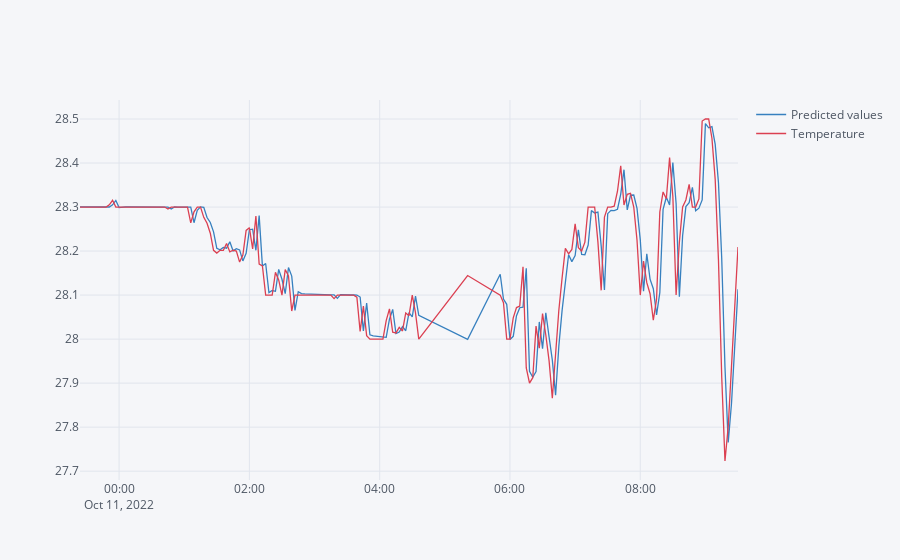
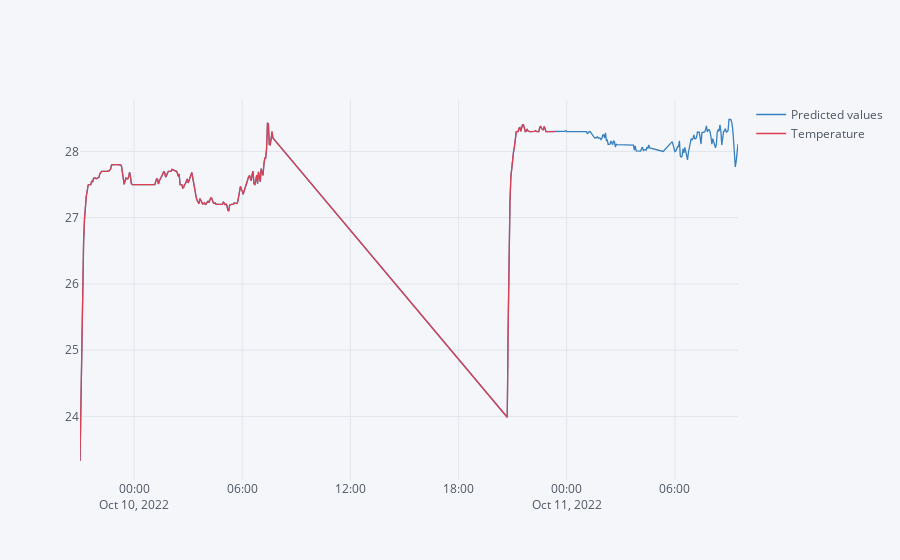

The notebook cell saved with these charts, in order:
### Code cell
# evaluate an ARIMA model using a walk-forward validation
from pandas import read_csv
from pandas import datetime
from matplotlib import pyplot
from statsmodels.tsa.arima.model import ARIMA
from sklearn.metrics import mean_squared_error
from math import sqrt
# load dataset
def parser(x):
	return datetime.fromisoformat(x[:-1]).astimezone(timezone.utc).strftime('%Y-%m-%d %H:%M:%S')

series = pd.read_csv("../datasets/TempAndre.csv",index_col=0)

# split into train and test sets
nrows = (len(series.values))
splitPoint = int (nrows * 0.60)
train = series['Temperature'] [:splitPoint]
test = series ['Temperature'] [splitPoint:]

history = [x for x in train]
predictions = list()
l = list()
for x in history:
	l.append(x)

# walk-forward validation
for t in range(len(test)):
	model = ARIMA(history, order=(2,1,1))
	model_fit = model.fit()
	output = model_fit.forecast()
	yhat = output[0]
	l.append(yhat)
	predictions.append(yhat)
	obs = test[t]
	history.append(obs)
	print('predicted=%f, expected=%f' % (yhat, obs))
# evaluate forecasts
rmse = sqrt(mean_squared_error(test, predictions))
print('Test RMSE: %.3f' % rmse)


future_forecast1 = pd.DataFrame(predictions,index = test.index ,columns = ['Predicted values'])
future_forecast2 = pd.DataFrame(l,index = series.index,  columns = ['Predicted values'])

colors = ["blue","red"]
pd.concat([future_forecast1,test],axis=1).iplot(color = colors)
pd.concat([future_forecast2,train],axis=1).iplot(color = colors)

### Figure 1 — Plotly figure (JSON) as saved in the notebook; plotly's stock layout.template omitted (floating-point values rounded to 4 significant figures; data arrays with more than 128 entries replaced by an {"elided": "..."} marker saying what was removed)
{"data": [{"line": {"color": "rgba(55, 128, 191, 1.0)", "dash": "solid", "shape": "linear", "width": 1.3}, "mode": "lines", "name": "Predicted values", "text": "", "type": "scatter", "x": {"elided": "180 str values"}, "y": {"elided": "180 float values"}}, {"line": {"color": "rgba(219, 64, 82, 1.0)", "dash": "solid", "shape": "linear", "width": 1.3}, "mode": "lines", "name": "Temperature", "text": "", "type": "scatter", "x": {"elided": "180 str values"}, "y": {"elided": "180 float values"}}], "layout": {"legend": {"bgcolor": "#F5F6F9", "font": {"color": "#4D5663"}}, "paper_bgcolor": "#F5F6F9", "plot_bgcolor": "#F5F6F9", "title": {"font": {"color": "#4D5663"}}, "xaxis": {"gridcolor": "#E1E5ED", "showgrid": true, "tickfont": {"color": "#4D5663"}, "title": {"font": {"color": "#4D5663"}, "text": ""}, "zerolinecolor": "#E1E5ED"}, "yaxis": {"gridcolor": "#E1E5ED", "showgrid": true, "tickfont": {"color": "#4D5663"}, "title": {"font": {"color": "#4D5663"}, "text": ""}, "zerolinecolor": "#E1E5ED"}}}

### Figure 2 — Plotly figure (JSON) as saved in the notebook; plotly's stock layout.template omitted (floating-point values rounded to 4 significant figures; data arrays with more than 128 entries replaced by an {"elided": "..."} marker saying what was removed)
{"data": [{"line": {"color": "rgba(55, 128, 191, 1.0)", "dash": "solid", "shape": "linear", "width": 1.3}, "mode": "lines", "name": "Predicted values", "text": "", "type": "scatter", "x": {"elided": "449 str values"}, "y": {"elided": "449 float values"}}, {"line": {"color": "rgba(219, 64, 82, 1.0)", "dash": "solid", "shape": "linear", "width": 1.3}, "mode": "lines", "name": "Temperature", "text": "", "type": "scatter", "x": {"elided": "449 str values"}, "y": {"elided": "449 mixed values"}}], "layout": {"legend": {"bgcolor": "#F5F6F9", "font": {"color": "#4D5663"}}, "paper_bgcolor": "#F5F6F9", "plot_bgcolor": "#F5F6F9", "title": {"font": {"color": "#4D5663"}}, "xaxis": {"gridcolor": "#E1E5ED", "showgrid": true, "tickfont": {"color": "#4D5663"}, "title": {"font": {"color": "#4D5663"}, "text": ""}, "zerolinecolor": "#E1E5ED"}, "yaxis": {"gridcolor": "#E1E5ED", "showgrid": true, "tickfont": {"color": "#4D5663"}, "title": {"font": {"color": "#4D5663"}, "text": ""}, "zerolinecolor": "#E1E5ED"}}}
